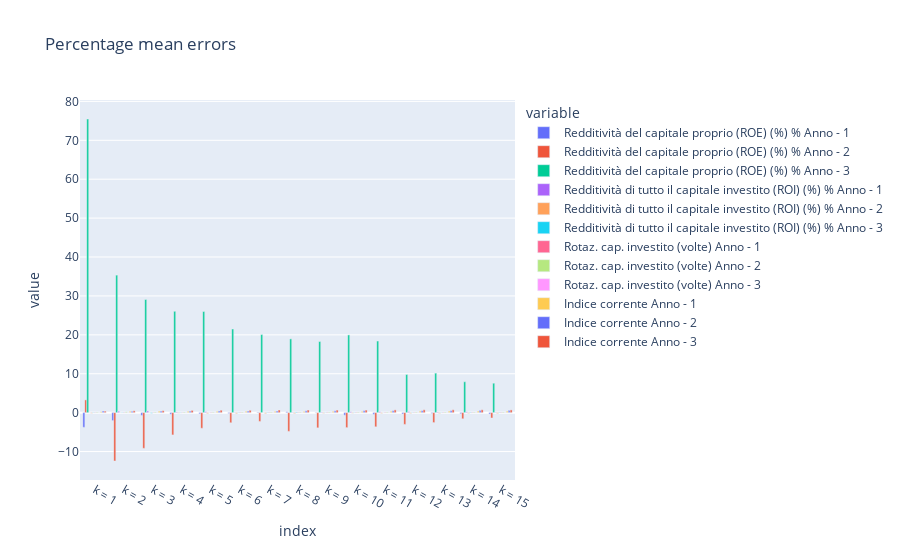

The cell this chart's notebook holds for it:
### Code cell
fig = px.bar(df_evaluation.iloc[-15:-3].transpose(), barmode="group",title="Percentage mean errors")
fig.show()
fig.write_html("Percentage_mean_errors.html")

### Figure 1 — Plotly figure (JSON) as saved in the notebook; plotly's stock layout.template omitted (floating-point values rounded to 4 significant figures)
{"data": [{"alignmentgroup": "True", "hovertemplate": "variable=Redditività del capitale proprio (ROE) (%)\n%\nAnno - 1<br>index=%{x}<br>value=%{y}<extra></extra>", "legendgroup": "Redditività del capitale proprio (ROE) (%)\n%\nAnno - 1", "marker": {"color": "#636efa", "pattern": {"shape": ""}}, "name": "Redditività del capitale proprio (ROE) (%)\n%\nAnno - 1", "offsetgroup": "Redditività del capitale proprio (ROE) (%)\n%\nAnno - 1", "orientation": "v", "showlegend": true, "textposition": "auto", "type": "bar", "x": ["k = 1", "k = 2", "k = 3", "k = 4", "k = 5", "k = 6", "k = 7", "k = 8", "k = 9", "k = 10", "k = 11", "k = 12", "k = 13", "k = 14", "k = 15"], "xaxis": "x", "y": [-3.768, -2.041, -0.705, -0.4059, -0.2995, -0.1931, 0.1105, 0.2184, -0.04578, -0.6592, -0.4291, -0.3437, -0.1765, -0.2798, -0.3613], "yaxis": "y"}, {"alignmentgroup": "True", "hovertemplate": "variable=Redditività del capitale proprio (ROE) (%)\n%\nAnno - 2<br>index=%{x}<br>value=%{y}<extra></extra>", "legendgroup": "Redditività del capitale proprio (ROE) (%)\n%\nAnno - 2", "marker": {"color": "#EF553B", "pattern": {"shape": ""}}, "name": "Redditività del capitale proprio (ROE) (%)\n%\nAnno - 2", "offsetgroup": "Redditività del capitale proprio (ROE) (%)\n%\nAnno - 2", "orientation": "v", "showlegend": true, "textposition": "auto", "type": "bar", "x": ["k = 1", "k = 2", "k = 3", "k = 4", "k = 5", "k = 6", "k = 7", "k = 8", "k = 9", "k = 10", "k = 11", "k = 12", "k = 13", "k = 14", "k = 15"], "xaxis": "x", "y": [3.274, -12.43, -9.169, -5.722, -4.011, -2.599, -2.254, -4.811, -3.904, -3.849, -3.638, -3.016, -2.546, -1.575, -1.377], "yaxis": "y"}, {"alignmentgroup": "True", "hovertemplate": "variable=Redditività del capitale proprio (ROE) (%)\n%\nAnno - 3<br>index=%{x}<br>value=%{y}<extra></extra>", "legendgroup": "Redditività del capitale proprio (ROE) (%)\n%\nAnno - 3", "marker": {"color": "#00cc96", "pattern": {"shape": ""}}, "name": "Redditività del capitale proprio (ROE) (%)\n%\nAnno - 3", "offsetgroup": "Redditività del capitale proprio (ROE) (%)\n%\nAnno - 3", "orientation": "v", "showlegend": true, "textposition": "auto", "type": "bar", "x": ["k = 1", "k = 2", "k = 3", "k = 4", "k = 5", "k = 6", "k = 7", "k = 8", "k = 9", "k = 10", "k = 11", "k = 12", "k = 13", "k = 14", "k = 15"], "xaxis": "x", "y": [75.47, 35.34, 29.08, 26.05, 25.99, 21.49, 20.07, 18.96, 18.28, 19.97, 18.41, 9.8, 10.16, 7.94, 7.565], "yaxis": "y"}, {"alignmentgroup": "True", "hovertemplate": "variable=Redditività di tutto il capitale investito (ROI) (%)\n%\nAnno - 1<br>index=%{x}<br>value=%{y}<extra></extra>", "legendgroup": "Redditività di tutto il capitale investito (ROI) (%)\n%\nAnno - 1", "marker": {"color": "#ab63fa", "pattern": {"shape": ""}}, "name": "Redditività di tutto il capitale investito (ROI) (%)\n%\nAnno - 1", "offsetgroup": "Redditività di tutto il capitale investito (ROI) (%)\n%\nAnno - 1", "orientation": "v", "showlegend": true, "textposition": "auto", "type": "bar", "x": ["k = 1", "k = 2", "k = 3", "k = 4", "k = 5", "k = 6", "k = 7", "k = 8", "k = 9", "k = 10", "k = 11", "k = 12", "k = 13", "k = 14", "k = 15"], "xaxis": "x", "y": [-0.005223, 0.3461, 0.4025, 0.1631, 0.2332, 0.06443, 0.01611, 0.08167, 0.1168, 0.2086, 0.2151, 0.232, 0.1623, 0.1997, 0.1104], "yaxis": "y"}, {"alignmentgroup": "True", "hovertemplate": "variable=Redditività di tutto il capitale investito (ROI) (%)\n%\nAnno - 2<br>index=%{x}<br>value=%{y}<extra></extra>", "legendgroup": "Redditività di tutto il capitale investito (ROI) (%)\n%\nAnno - 2", "marker": {"color": "#FFA15A", "pattern": {"shape": ""}}, "name": "Redditività di tutto il capitale investito (ROI) (%)\n%\nAnno - 2", "offsetgroup": "Redditività di tutto il capitale investito (ROI) (%)\n%\nAnno - 2", "orientation": "v", "showlegend": true, "textposition": "auto", "type": "bar", "x": ["k = 1", "k = 2", "k = 3", "k = 4", "k = 5", "k = 6", "k = 7", "k = 8", "k = 9", "k = 10", "k = 11", "k = 12", "k = 13", "k = 14", "k = 15"], "xaxis": "x", "y": [-0.1415, 0.03521, -0.04825, -0.1194, -0.2231, -0.2338, -0.2256, -0.202, -0.1417, -0.1291, -0.1751, -0.1789, -0.1776, -0.1731, -0.1975], "yaxis": "y"}, {"alignmentgroup": "True", "hovertemplate": "variable=Redditività di tutto il capitale investito (ROI) (%)\n%\nAnno - 3<br>index=%{x}<br>value=%{y}<extra></extra>", "legendgroup": "Redditività di tutto il capitale investito (ROI) (%)\n%\nAnno - 3", "marker": {"color": "#19d3f3", "pattern": {"shape": ""}}, "name": "Redditività di tutto il capitale investito (ROI) (%)\n%\nAnno - 3", "offsetgroup": "Redditività di tutto il capitale investito (ROI) (%)\n%\nAnno - 3", "orientation": "v", "showlegend": true, "textposition": "auto", "type": "bar", "x": ["k = 1", "k = 2", "k = 3", "k = 4", "k = 5", "k = 6", "k = 7", "k = 8", "k = 9", "k = 10", "k = 11", "k = 12", "k = 13", "k = 14", "k = 15"], "xaxis": "x", "y": [0.06939, 0.07626, -0.1481, -0.06886, -0.02394, -0.07296, 0.09497, 0.1445, 0.05475, 0.07648, 0.01932, 0.06687, 0.06275, 0.1189, 0.1018], "yaxis": "y"}, {"alignmentgroup": "True", "hovertemplate": "variable=Rotaz. cap. investito (volte)\nAnno - 1<br>index=%{x}<br>value=%{y}<extra></extra>", "legendgroup": "Rotaz. cap. investito (volte)\nAnno - 1", "marker": {"color": "#FF6692", "pattern": {"shape": ""}}, "name": "Rotaz. cap. investito (volte)\nAnno - 1", "offsetgroup": "Rotaz. cap. investito (volte)\nAnno - 1", "orientation": "v", "showlegend": true, "textposition": "auto", "type": "bar", "x": ["k = 1", "k = 2", "k = 3", "k = 4", "k = 5", "k = 6", "k = 7", "k = 8", "k = 9", "k = 10", "k = 11", "k = 12", "k = 13", "k = 14", "k = 15"], "xaxis": "x", "y": [0.07457, 0.08987, 0.08183, 0.08305, 0.105, 0.1161, 0.1179, 0.1084, 0.1131, 0.1095, 0.1056, 0.1024, 0.104, 0.1079, 0.1081], "yaxis": "y"}, {"alignmentgroup": "True", "hovertemplate": "variable=Rotaz. cap. investito (volte)\nAnno - 2<br>index=%{x}<br>value=%{y}<extra></extra>", "legendgroup": "Rotaz. cap. investito (volte)\nAnno - 2", "marker": {"color": "#B6E880", "pattern": {"shape": ""}}, "name": "Rotaz. cap. investito (volte)\nAnno - 2", "offsetgroup": "Rotaz. cap. investito (volte)\nAnno - 2", "orientation": "v", "showlegend": true, "textposition": "auto", "type": "bar", "x": ["k = 1", "k = 2", "k = 3", "k = 4", "k = 5", "k = 6", "k = 7", "k = 8", "k = 9", "k = 10", "k = 11", "k = 12", "k = 13", "k = 14", "k = 15"], "xaxis": "x", "y": [0.1318, 0.1962, 0.1666, 0.1651, 0.1506, 0.1623, 0.1642, 0.1519, 0.159, 0.1559, 0.1591, 0.1585, 0.1617, 0.1589, 0.1621], "yaxis": "y"}, {"alignmentgroup": "True", "hovertemplate": "variable=Rotaz. cap. investito (volte)\nAnno - 3<br>index=%{x}<br>value=%{y}<extra></extra>", "legendgroup": "Rotaz. cap. investito (volte)\nAnno - 3", "marker": {"color": "#FF97FF", "pattern": {"shape": ""}}, "name": "Rotaz. cap. investito (volte)\nAnno - 3", "offsetgroup": "Rotaz. cap. investito (volte)\nAnno - 3", "orientation": "v", "showlegend": true, "textposition": "auto", "type": "bar", "x": ["k = 1", "k = 2", "k = 3", "k = 4", "k = 5", "k = 6", "k = 7", "k = 8", "k = 9", "k = 10", "k = 11", "k = 12", "k = 13", "k = 14", "k = 15"], "xaxis": "x", "y": [0.02262, 0.04406, 0.05247, 0.04615, 0.0605, 0.06701, 0.06851, 0.07428, 0.06977, 0.06063, 0.0599, 0.06012, 0.05768, 0.06206, 0.06605], "yaxis": "y"}, {"alignmentgroup": "True", "hovertemplate": "variable=Indice corrente\nAnno - 1<br>index=%{x}<br>value=%{y}<extra></extra>", "legendgroup": "Indice corrente\nAnno - 1", "marker": {"color": "#FECB52", "pattern": {"shape": ""}}, "name": "Indice corrente\nAnno - 1", "offsetgroup": "Indice corrente\nAnno - 1", "orientation": "v", "showlegend": true, "textposition": "auto", "type": "bar", "x": ["k = 1", "k = 2", "k = 3", "k = 4", "k = 5", "k = 6", "k = 7", "k = 8", "k = 9", "k = 10", "k = 11", "k = 12", "k = 13", "k = 14", "k = 15"], "xaxis": "x", "y": [0.2502, 0.3492, 0.3923, 0.357, 0.3545, 0.363, 0.3453, 0.3251, 0.347, 0.3465, 0.383, 0.4375, 0.4161, 0.4207, 0.4138], "yaxis": "y"}, {"alignmentgroup": "True", "hovertemplate": "variable=Indice corrente\nAnno - 2<br>index=%{x}<br>value=%{y}<extra></extra>", "legendgroup": "Indice corrente\nAnno - 2", "marker": {"color": "#636efa", "pattern": {"shape": ""}}, "name": "Indice corrente\nAnno - 2", "offsetgroup": "Indice corrente\nAnno - 2", "orientation": "v", "showlegend": true, "textposition": "auto", "type": "bar", "x": ["k = 1", "k = 2", "k = 3", "k = 4", "k = 5", "k = 6", "k = 7", "k = 8", "k = 9", "k = 10", "k = 11", "k = 12", "k = 13", "k = 14", "k = 15"], "xaxis": "x", "y": [0.4287, 0.3518, 0.4002, 0.3968, 0.4301, 0.4157, 0.4229, 0.474, 0.4752, 0.5101, 0.5025, 0.5069, 0.523, 0.5897, 0.5946], "yaxis": "y"}, {"alignmentgroup": "True", "hovertemplate": "variable=Indice corrente\nAnno - 3<br>index=%{x}<br>value=%{y}<extra></extra>", "legendgroup": "Indice corrente\nAnno - 3", "marker": {"color": "#EF553B", "pattern": {"shape": ""}}, "name": "Indice corrente\nAnno - 3", "offsetgroup": "Indice corrente\nAnno - 3", "orientation": "v", "showlegend": true, "textposition": "auto", "type": "bar", "x": ["k = 1", "k = 2", "k = 3", "k = 4", "k = 5", "k = 6", "k = 7", "k = 8", "k = 9", "k = 10", "k = 11", "k = 12", "k = 13", "k = 14", "k = 15"], "xaxis": "x", "y": [0.3817, 0.4716, 0.4917, 0.5739, 0.6267, 0.6048, 0.6773, 0.6711, 0.6559, 0.6561, 0.7079, 0.7291, 0.7293, 0.7277, 0.7012], "yaxis": "y"}], "layout": {"barmode": "group", "legend": {"title": {"text": "variable"}, "tracegroupgap": 0}, "title": {"text": "Percentage mean errors"}, "xaxis": {"anchor": "y", "domain": [0, 1], "title": {"text": "index"}}, "yaxis": {"anchor": "x", "domain": [0, 1], "title": {"text": "value"}}}}
